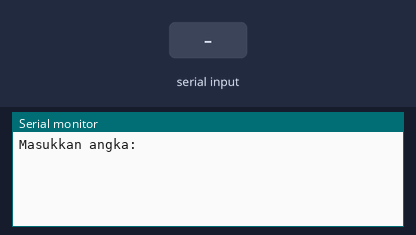
A sketch run on a simulated Arduino Uno, built with avr-gcc and run on an emulated ATmega328P. Parts: the last lines printed to the serial monitor. Inputs (shaded band) come from the test bench.

Above: at 1.2 s.
1.3 s: "90,45\n" received over Serial
At 3.2 s:
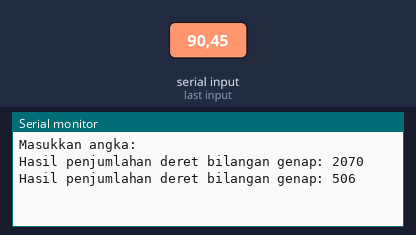
3.8 s: "30,150\n" received over Serial
At 6.3 s:
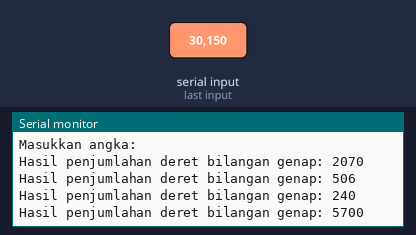
Timing chart, 0 to 7.8 s (numbered marks = the images above; inputs shaded):
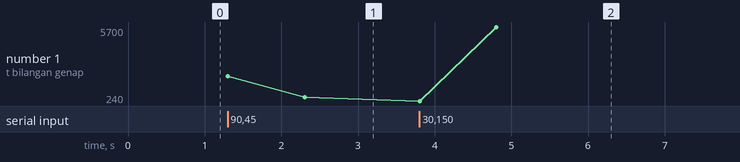

Measured:
- after the input at 1.3 s, the serial monitor: prints a new line at once (image 1)
- after the input at 3.8 s, the serial monitor: prints a new line at once (image 2)
- plotted number 1: 506 → 5700 after the input at 3.8 s

The sketch:

Soal-2.ino
```cpp
int number, sumGenap;

void setup() {
  Serial.begin(9600);
  Serial.println("Masukkan angka:");
}

void loop() {
  if(Serial.available() > 1) {
    number = Serial.parseInt();
    sumGenap = 0;

    for(int i = 0; i <= number; i += 2) {
      sumGenap += i;
    }

    Serial.print("Hasil penjumlahan deret bilangan genap: ");
    Serial.println(sumGenap);
    delay(1000);
  }
}
```
